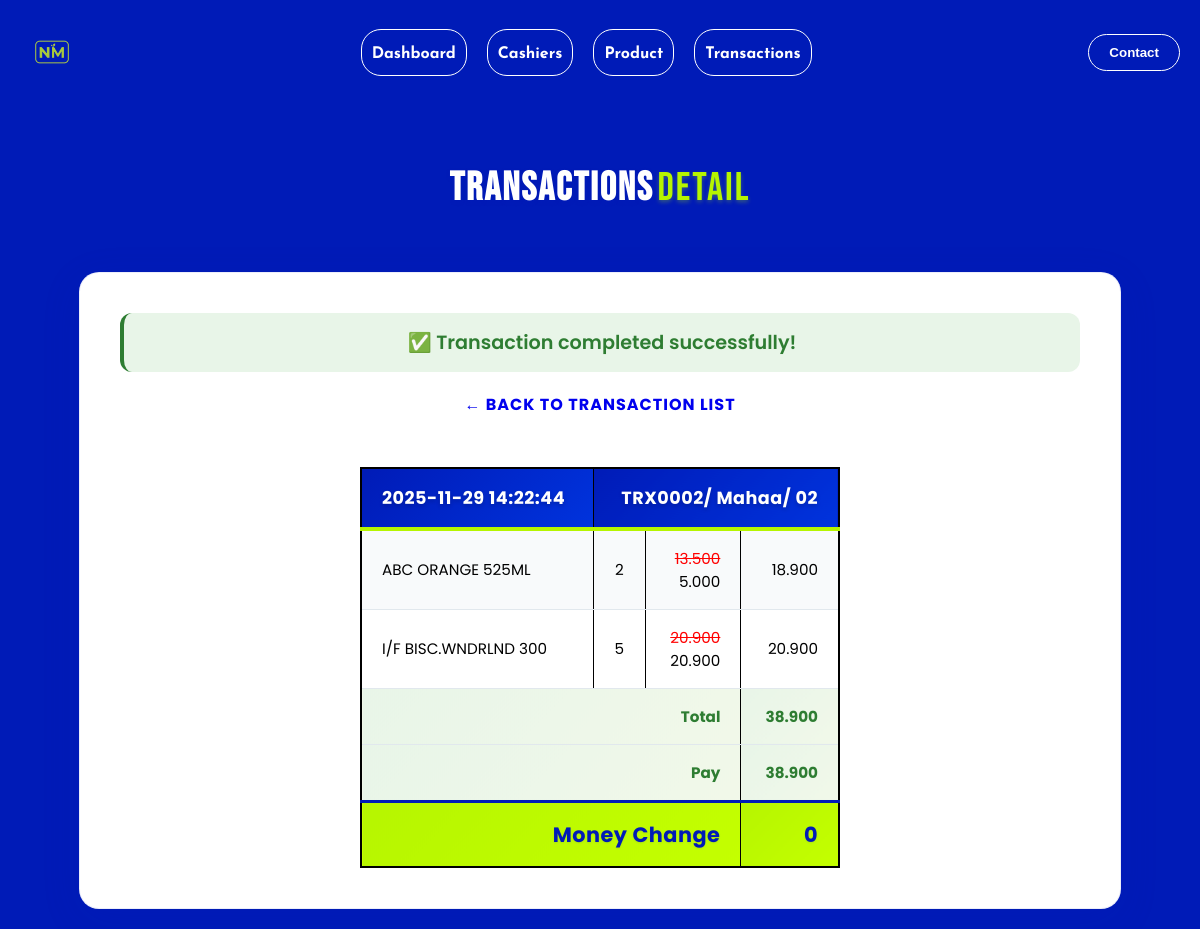
The app's page /page/transactions/transaction_details.php?id=1 with its own data.
### tables this page shows
CREATE TABLE `transactions` (
  `id` int(11) NOT NULL,
  `date` timestamp NOT NULL DEFAULT current_timestamp() ON UPDATE current_timestamp(),
  `code` varchar(10) NOT NULL,
  `id_cashier` varchar(2) DEFAULT NULL,
  `total` int(8) NOT NULL,
  `pay` int(7) NOT NULL,
  `change_money` int(5) NOT NULL,
  `status` enum('completed','not completed') NOT NULL
);

CREATE TABLE `cashier` (
  `id` varchar(2) NOT NULL,
  `name` varchar(6) NOT NULL
);

CREATE TABLE `transaction_details` (
  `id_transactions` int(3) NOT NULL,
  `id_product` int(3) NOT NULL,
  `unit_price` int(6) NOT NULL,
  `discount` double NOT NULL,
  `qty` int(5) NOT NULL,
  `sub_total` mediumint(8) NOT NULL
);

CREATE TABLE `product` (
  `id` int(3) NOT NULL,
  `id_voucher` char(6) DEFAULT NULL,
  `name` varchar(25) DEFAULT NULL,
  `unit_price` int(6) DEFAULT NULL,
  `stock` smallint(4) NOT NULL
);

### page/transactions/transaction_details.php (the view, shortened to what this page needs)
<?php
include ROOTPATH . "/config/config.php";
include ROOTPATH . "/includes/header.php";
?>
<link rel="stylesheet" href="/niki mart/asset/css/transaction_details.css">
<?php
if(isset($_GET['id'])){
    $id = $_GET['id'];
} else {
    $id = $_SESSION['id_transactions'];
}
$header_query = mysqli_query($conn, "SELECT transactions.*, cashier.name AS cashiername
FROM transactions
JOIN cashier ON cashier.id = transactions.id_cashier
WHERE transactions.id = " . $id);
$detail = mysqli_fetch_assoc($header_query);
$query = mysqli_query($conn, "SELECT product.unit_price AS product_price, transaction_details.*, product.name AS productname, id_voucher
FROM transaction_details
JOIN product ON product.id = transaction_details.id_product
JOIN transactions ON transactions.id = transaction_details.id_transactions
LEFT JOIN vouchers ON product.id_voucher = vouchers.id
WHERE transaction_details.id_transactions = " . $id);
?>
<center>
    <h2><span class="judul-transactions-detail">Transactions</span> <span class="judul-detail">Detail</span></h2>
    <div class="transaction-card">
    <?php
    $status_data = mysqli_fetch_assoc(mysqli_query($conn, "SELECT status FROM transactions WHERE id = " . $id));
    $status = $status_data['status'] ?? 'pending';
    if(isset($_POST['pay'])){
    ?>
        <div class="form-container">
            <form action="/niki mart/process/transactions_process.php" method="POST">
                <input type="hidden" name="id_transactions" value="<?= $id ?>" />
                <input type="hidden" name="action" value="pay" />
                <input type="number" placeholder="Total payment" name="total_payment" />
                <input type="submit" class="btn btn-pay" value="Pay" name="payment_process" />
            </form>
        </div>
    <?php
    }elseif($status == 'completed'){
    ?>
        <div class="success-message">✅ Transaction completed successfully!</div>
        <div class="back-button-container">
            <a href="list.php" class="btn btn-back" style="text-decoration: none;">← Back to Transaction List</a>
        </div>
    <?php
    }
    ?>
    <br><br>
    <table border="2" cellpadding="10" cellspacing="0" style="width: 50%; border: solid 2px #000;">
        <tr>
            <td>
                <?=$detail['date']?>
            </td>
            <td colspan="3" style="text-align: right;">
                <?=$detail['code']?>/
                <?=$detail['cashiername']?>/
                <?=$detail['id_cashier']?>
            </td>
        </tr>
        <?php
        while($detail_product = mysqli_fetch_assoc($query)){
        ?>
        <tr>
            <td>
                <?=$detail_product['productname']?>
            </td>
            <td align="center">
                <?=$detail_product['qty']?>
            </td>
            <?php
                $voucher_id = $detail_product['id_voucher'];
                $discount= mysqli_query($conn, "SELECT discount, max_discount FROM vouchers WHERE id = '$voucher_id'");
                if(mysqli_num_rows($discount) > 0){
                ?>
             <td align="right">
                <del style="color:red"><?= number_format($detail_product['product_price'], 0, ',', '.') ?></del><br>
                <?= number_format($detail_product['unit_price'], 0, ',', '.') ?>
            </td>
            <?php
                }else{
                ?>
            <td align="right"><?= number_format($detail_product['unit_price'], 0, ',', '.') ?></td>
            <?php
                }
            ?>
            <td align="right">
                <?=number_format($detail_product['sub_total'] ,0,',','.')?>
            </td>
        </tr>
        <?php
        }
        ?>
        <tr>
            <td colspan="3" align="right"><strong>Total</strong></td>
            <td align="right">
                <strong><?=number_format($detail['total'] ,0,',','.')?></strong>
            </td>
        </tr>
        <?php
        if($status == 'completed'){
        ?>
        <tr>
            <td colspan="3" align="right"><strong>Pay</strong></td>
            <td align="right">
                <strong><?=number_format($detail['pay'] ,0,',','.')?></strong>
            </td>
        </tr>
        <tr>
            <td colspan="3" align="right"><strong>Money Change</strong></td>
            <td align="right">
                <strong><?=number_format($detail['change_money'] ,0,',','.')?></strong>
            </td>
        </tr>
        <?php
        }
        ?>
    </table>
    </div>
</center>

### asset/css/header.css (style rules this page uses)
body { font-family: Arial, sans-serif; margin: 0; padding: 0; background-color: #ffff; }

### asset/css/transaction_details.css (style rules this page uses)
body { font-family: 'Poppins', 'Josefin Sans', Arial, sans-serif; background-color: #001BB7 !important; min-height: 100vh; margin: 0; padding: 0; }
center { display: flex; flex-direction: column; align-items: center; justify-content: flex-start; min-height: calc(100vh - 200px); padding-top: 40px; }
.judul-transactions-detail { color: #ffffff; font-weight: 800; font-size: 2.5rem; letter-spacing: 2px; text-shadow: 0 2px 4px rgba(0, 27, 183, 0.3); }
.judul-detail { color: #B6F500; font-weight: 300; font-size: 2.5rem; letter-spacing: 2px; text-shadow: 0 2px 4px rgba(182, 245, 0, 0.3); }
h2 { margin-bottom: 40px; font-family: 'Bebas Neue', sans-serif; text-align: center; }
.transaction-card { width: 80%; background: #ffffff; border-radius: 20px; box-shadow: 0 10px 40px rgba(0, 27, 183, 0.1); padding: 40px; margin: 20px auto; border: 1px solid rgba(0, 27, 183, 0.08); transition: all 0.3s ease; animation: slideUp 0.6s ease-out; }
.btn { padding: 12px 28px; border: none; border-radius: 12px; font-size: 1rem; font-weight: 700; cursor: pointer; transition: all 0.3s ease; text-transform: uppercase; letter-spacing: 1px; font-family: 'Poppins', sans-serif; }
table { width: 100%; border-collapse: collapse; border: none; font-size: 0.95rem; }
td { padding: 16px 20px; border-bottom: 1px solid #e1e8ed; vertical-align: middle; width: auto; box-sizing: border-box; }
tr:first-child td { background: linear-gradient(135deg, #001BB7, #0033dd); color: #ffffff; font-weight: 700; font-size: 1.1rem; border-bottom: 4px solid #B6F500; text-shadow: 0 2px 4px rgba(0, 0, 0, 0.2); letter-spacing: 0.5px; }
tr:nth-child(even) { background: #f8fafb; }
tr:last-child td { background: linear-gradient(135deg, #B6F500, #c4ff00); color: #001BB7; font-weight: 900; font-size: 1.3rem; border-bottom: none; border-top: 3px solid #001BB7; text-shadow: 0 1px 2px rgba(0, 27, 183, 0.1); letter-spacing: 0.5px; }
tr:nth-last-child(2) td, tr:nth-last-child(3) td { background: linear-gradient(135deg, #e8f5e8, #f1f8e9); color: #2e7d32; font-weight: 700; border-top: 1px solid #c8e6c9; }
.success-message { color: #2e7d32; background: #e8f5e8; padding: 15px 20px; margin-bottom: 20px; border-radius: 12px; border-left: 4px solid #2e7d32; font-weight: 600; text-align: center; font-size: 1.2rem; animation: slideDown 0.4s ease-out; }

### records on screen
transactions: date "2025-11-29 14:22:44", code "TRX0002", id_cashier.name "Mahaa", id_cashier "02", total "38.900", pay "38.900", change_money "0"
transaction_details: id_product.name "ABC ORANGE 525ML", qty "2", id_product.unit_price "13.500", unit_price "5.000", sub_total "18.900"
transaction_details: id_product.name "I/F BISC.WNDRLND 300", qty "5", id_product.unit_price "20.900", unit_price "20.900", sub_total "20.900"
